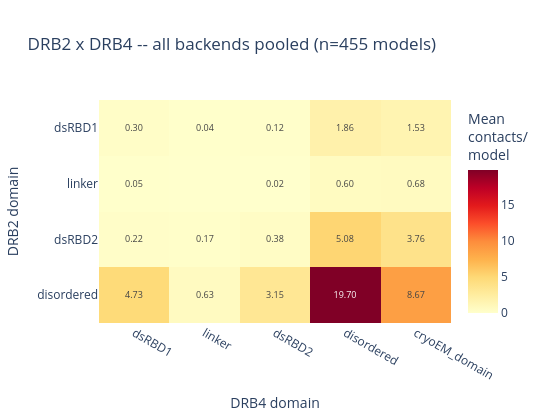

The code cell stored with this chart in its notebook:
### Markdown cell above
## One heatmap per couple (all backends pooled)

### Code cell
n_models_total = df.groupby(["cluster", "fname"]).ngroups
ct_all = {}
for c in COUPLES:
    ct_all[c] = couple_heatmap(
        df, c, n_models_total,
        f"{RECEPTOR_NAME} x {LIGAND_CHAIN_NAMES[c]} -- all backends pooled (n={n_models_total} models)",
        f"drb2_{LIGAND_CHAIN_NAMES[c].lower()}_heatmap_pooled.html",
    )

### Figure 1 — Plotly figure (JSON) as saved in the notebook; plotly's stock layout.template omitted (floating-point values rounded to 4 significant figures)
{"data": [{"colorbar": {"title": {"text": "Mean<br>contacts/<br>model"}}, "colorscale": [[0, "rgb(255,255,204)"], [0.125, "rgb(255,237,160)"], [0.25, "rgb(254,217,118)"], [0.375, "rgb(254,178,76)"], [0.5, "rgb(253,141,60)"], [0.625, "rgb(252,78,42)"], [0.75, "rgb(227,26,28)"], [0.875, "rgb(189,0,38)"], [1, "rgb(128,0,38)"]], "hovertemplate": "DRB2 domain: %{y}<br>DRB4 domain: %{x}<br>%{z:.3f} contacts/model<extra></extra>", "text": [["0.30", "0.04", "0.12", "1.86", "1.53"], ["0.05", "", "0.02", "0.60", "0.68"], ["0.22", "0.17", "0.38", "5.08", "3.76"], ["4.73", "0.63", "3.15", "19.70", "8.67"]], "textfont": {"size": 9}, "texttemplate": "%{text}", "type": "heatmap", "x": ["dsRBD1", "linker", "dsRBD2", "disordered", "cryoEM_domain"], "y": ["dsRBD1", "linker", "dsRBD2", "disordered"], "z": [[0.2989, 0.03516, 0.1231, 1.857, 1.527], [0.05495, 0.0, 0.01758, 0.5956, 0.6791], [0.2154, 0.1714, 0.3846, 5.084, 3.758], [4.73, 0.633, 3.154, 19.7, 8.668]]}], "layout": {"height": 420, "title": {"text": "DRB2 x DRB4 -- all backends pooled (n=455 models)"}, "width": 550, "xaxis": {"title": {"text": "DRB4 domain"}}, "yaxis": {"autorange": "reversed", "title": {"text": "DRB2 domain"}}}}
